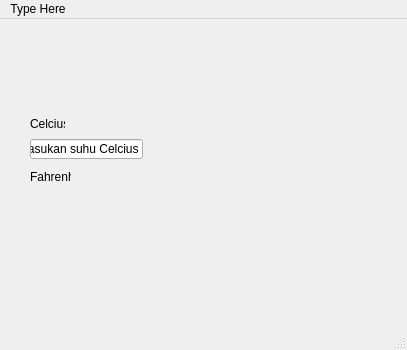
<?xml version="1.0" encoding="UTF-8"?>
<ui version="4.0">
 <class>MainWindow</class>
 <widget class="QMainWindow" name="MainWindow">
  <property name="geometry">
   <rect>
    <x>0</x>
    <y>0</y>
    <width>407</width>
    <height>350</height>
   </rect>
  </property>
  <property name="windowTitle">
   <string>QMainWindow - login.ui</string>
  </property>
  <widget class="QWidget" name="centralwidget">
   <widget class="QLabel" name="labelStatus">
    <property name="geometry">
     <rect>
      <x>80</x>
      <y>250</y>
      <width>241</width>
      <height>21</height>
     </rect>
    </property>
   </widget>
   <widget class="QLabel" name="label">
    <property name="geometry">
     <rect>
      <x>30</x>
      <y>100</y>
      <width>35</width>
      <height>10</height>
     </rect>
    </property>
    <property name="text">
     <string>Celcius:</string>
    </property>
   </widget>
   <widget class="QLineEdit" name="lineEdit">
    <property name="geometry">
     <rect>
      <x>30</x>
      <y>120</y>
      <width>113</width>
      <height>20</height>
     </rect>
    </property>
    <property name="text">
     <string>Masukan suhu Celcius</string>
    </property>
   </widget>
   <widget class="QLabel" name="label_2">
    <property name="geometry">
     <rect>
      <x>30</x>
      <y>150</y>
      <width>41</width>
      <height>16</height>
     </rect>
    </property>
    <property name="text">
     <string>Fahrenheit:</string>
    </property>
   </widget>
  </widget>
  <widget class="QMenuBar" name="menubar">
   <property name="geometry">
    <rect>
     <x>0</x>
     <y>0</y>
     <width>407</width>
     <height>18</height>
    </rect>
   </property>
   <widget class="QMenu" name="menuType_Here">
    <property name="title">
     <string>Type Here</string>
    </property>
   </widget>
   <addaction name="menuType_Here"/>
  </widget>
  <widget class="QStatusBar" name="statusbar"/>
 </widget>
 <resources/>
 <connections/>
</ui>
